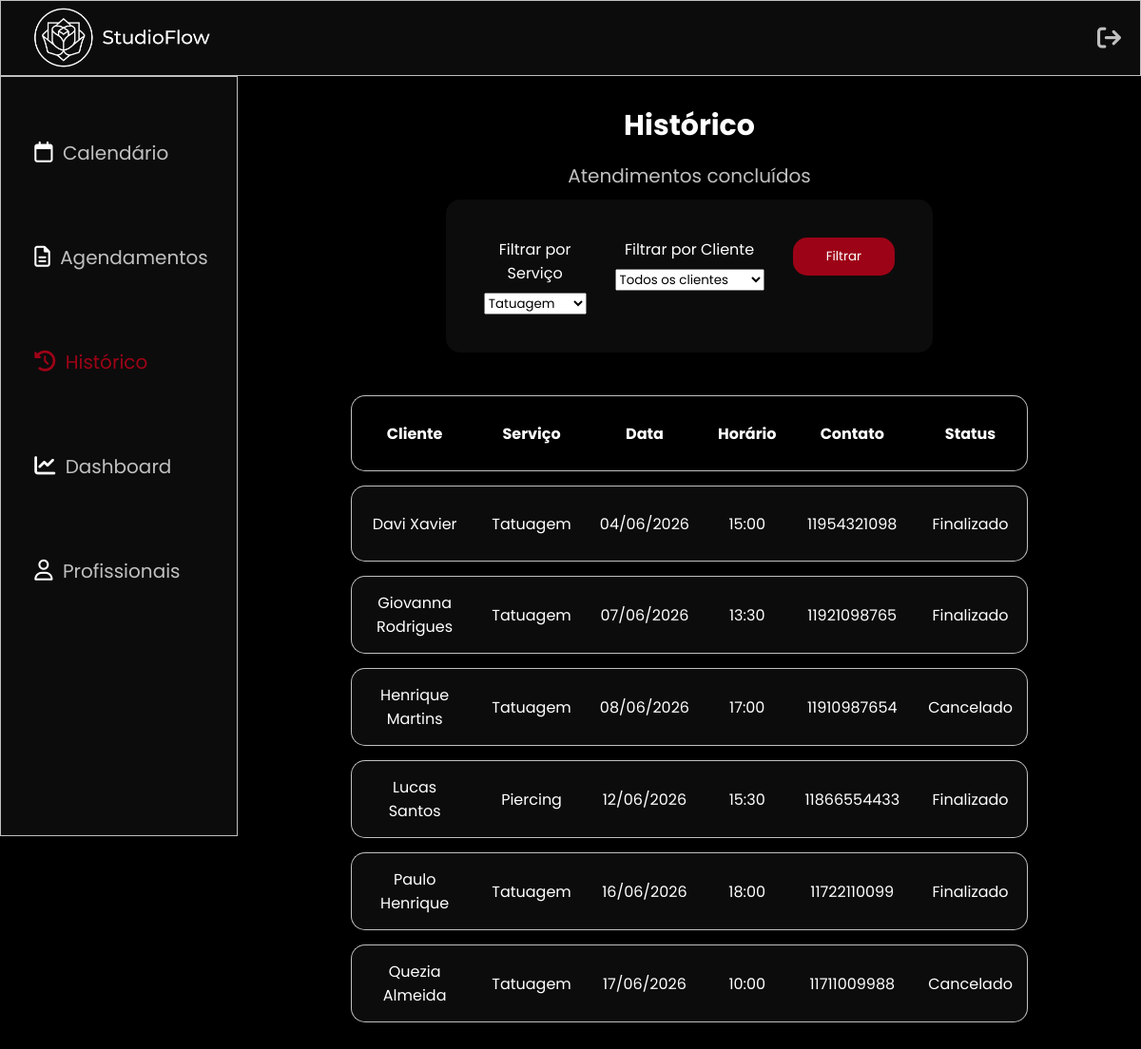
The app's page /frontend/admin/historico.php with its own data.
### tables this page shows
CREATE TABLE agendamento (
    id_agendamento INT AUTO_INCREMENT PRIMARY KEY,
    id_cliente INT NOT NULL,
    id_profissional INT NOT NULL,
    id_servicos INT NOT NULL,
    data_agen DATE NOT NULL,
    horario TIME NOT NULL,
    status_agendamento ENUM('pendente', 'confirmado', 'cancelado', 'finalizado') 
        DEFAULT 'pendente',

    FOREIGN KEY (id_cliente) REFERENCES cliente(id_cliente),
    FOREIGN KEY (id_profissional) REFERENCES profissional(id_profissional),
    FOREIGN KEY (id_servicos) REFERENCES servicos(id_servicos)
);

CREATE TABLE cliente (
    id_cliente INT AUTO_INCREMENT PRIMARY KEY,
    nome VARCHAR(100) NOT NULL,
    contato_cliente VARCHAR(11) NOT NULL,
    data_nasc DATE NOT NULL
);

CREATE TABLE servicos (
    id_servicos INT AUTO_INCREMENT PRIMARY KEY,
    tipo_servico ENUM('tatuagem', 'piercing') NOT NULL,
    estilo ENUM('fineline','realista','old_school','flash_tattoo','anime','lettering','blackout','cobertura'),
    regiao VARCHAR(20) NOT NULL,
    quantidade INT
);

### frontend/admin/historico.php (the view, shortened to what this page needs)
<?php
require_once '../../backend/conexao.php';
$sql = "SELECT
agendamento.id_agendamento, cliente.nome, cliente.contato_cliente, servicos.tipo_servico,
agendamento.data_agen, agendamento.horario, agendamento.status_agendamento
FROM agendamento INNER JOIN cliente ON agendamento.id_cliente = cliente.id_cliente INNER JOIN servicos ON agendamento.id_servicos = servicos.id_servicos
WHERE agendamento.status_agendamento IN ('finalizado','cancelado')";
$params = [];
$stmt = $pdo->prepare($sql);
$stmt->execute($params);
$sqlServicos = "SELECT DISTINCT tipo_servico FROM servicos ORDER BY tipo_servico";
$stmtServicos = $pdo->prepare($sqlServicos);
$stmtServicos->execute();
?>
<!DOCTYPE html>
<html lang="en">
<head>
    <link rel="stylesheet" href="../../assets/css/admin.css">
    <link rel="stylesheet" href="https://cdnjs.cloudflare.com/ajax/libs/font-awesome/6.5.0/css/all.min.css">
</head>
<body>
    <header>
        <nav class="topbar">
            <a href="../index.php"><img src="../../assets/img/logo/logo-white.png" alt="StudioFlow" class="logo"></a>
            <a href="../login.php" class="logout"><i class="fa-solid fa-arrow-right-from-bracket"></i></a>
        </nav>
    </header>
    <aside>
        <nav class="sidebar">
            <div class="nav-links">
                <a href="calendario.php"><i class="fa-regular fa-calendar icon"></i> Calendário</a>
                <a href="agendamentos.php"><i class="fa-regular fa-file-lines icon"></i> Agendamentos</a>
                <a href="historico.php" style="color: var(--red);"><i class="fa-solid fa-clock-rotate-left icon" style="color: var(--red);"></i> Histórico</a>
                <a href="dashboard.php"><i class="fa-solid fa-chart-line icon"></i> Dashboard</a>
                <a href="profissionais.php"><i class="fa-regular fa-user icon"></i> Profissionais</a>
            </div>
        </nav>
    </aside>
    <main>
        <h2>Histórico</h2>
        <p>Atendimentos concluídos</p>
        <form method="GET">
    <div class="box-filter">
        <div class="filter">
            <label>Filtrar por Serviço</label>
            <select name="servico" class=">
            <option value="">Todos os serviços</option>
            <?php while($servico = $stmtServicos->fetch()) { ?>
                <option value="<?php echo $servico['tipo_servico']; ?>"
                    <?php if(isset($_GET['servico']) && $_GET['servico'] == $servico['tipo_servico']) echo 'selected'; ?>>
                    <?php echo ucwords(str_replace('_', ' ', $servico['tipo_servico'])); ?>
                </option>
                <?php } ?>
            </select>
        </div>
        <div class="filter">
            <label>Filtrar por Cliente</label>
            <select name="cliente">
            <option value="">Todos os clientes</option>
            </select>
        </div>
        <div class="filter">
            <button type="submit" class="btn">Filtrar</button>
        </div>
    </div>
</form>
        <table>
            <thead>
                <tr>
                    <th>Cliente</th>
                    <th>Serviço</th>
                    <th>Data</th>
                    <th>Horário</th>
                    <th>Contato</th>
                    <th>Status</th>
                </tr>
            </thead>
            <tbody>
              <?php while($row = $stmt->fetch()) { ?>
              <tr>
                <td><?php echo htmlspecialchars($row['nome']); ?></td>
                <td><?php echo ucfirst(htmlspecialchars($row['tipo_servico'])); ?></td>
                <td><?php echo date('d/m/Y', strtotime($row['data_agen'])); ?></td>
                <td><?php echo date('H:i', strtotime($row['horario'])); ?></td>
                <td><?php echo htmlspecialchars($row['contato_cliente']); ?></td>
                <td><?php echo ucfirst(htmlspecialchars($row['status_agendamento'])); ?></td>
              </tr>
              <?php } ?>
         </tbody>
        </table>
</main>
</body>
</html>

### assets/css/admin.css (style rules this page uses)
body { background-color: var(--bg) ; color: var(--white); }
.topbar { background-color: var(--dark); width: 100%; height: 80px; top: 0; position: fixed; padding: 0 20px ; display: flex; justify-content: space-between; align-items: center; border: 1px solid var(--light); z-index: 9999; }
.topbar a { display: flex; align-items: center; text-decoration: none; }
.logo { height: 80px; width: auto; }
.logout { color: var(--light); font-size: 25px; }
.sidebar { background-color: var(--dark); border: 1px solid var(--light); width: 250px; height: 100vh; position: fixed; top: 80px; left: 0; padding-top: 50px; justify-items: center; }
.nav-links a { display: block; color: var(--light); text-decoration: none; padding: 15px 20px; font-size: 20px; margin-bottom: 50px; }
main { margin-top: 80px; margin-left: 250px; padding: 30px; justify-items: center; text-align: center; }
h2 { color: var(--white); font-size: 30px; margin-bottom: 15px; }
p { color: var(--light); font-size: 20px; margin-bottom: 10px; }
.icon { font-size: 22px; color: var(--white); margin: 0 5px; }
table { width: 80%; border-collapse: separate; border-spacing: 0 15px; margin-bottom: 20px; }
thead th { padding: 15px; height: 80px; color: var(--white); border-top: 1px solid var(--light); border-bottom: 1px solid var(--light); }
thead th:first-child { border-left: 1px solid var(--light); border-radius: 15px 0 0 15px; }
thead th:last-child { border-right: 1px solid var(--light); border-radius: 0 15px 15px 0; }
tbody tr { height: 80px; background-color: var(--dark); }
td { height: 80px; padding: 15px; border-top: 1px solid var(--light); border-bottom: 1px solid var(--light); }
td:first-child { border-left: 1px solid var(--light); border-radius: 15px 0 0 15px; }
td:last-child { border-right: 1px solid var(--light); border-radius: 0 15px 15px 0; }
.box-filter { background-color: var(--dark); border-radius: 15px; padding: 40px; margin-bottom: 30px; display: flex; gap: 30px; }
.filter { display: flex; flex-direction: column; flex: 1; }
.filter label { margin-bottom: 8px; color: var(--white); }
.btn { background-color: var(--red); color: var(--white); border-radius: 15px; border: black; padding: 10px 20px; cursor: pointer; text-decoration: none; }

### assets/css/global.css (style rules this page uses)
* { margin: 0; padding: 0; box-sizing: border-box; font-family: 'Poppins', sans-serif; }
:root { --bg: #000; --dark: #0c0c0c; --red: #9d0317; --gray: #2a2a2a; --light: #c0c0c0; --white: #fff; --cancel: #ff4d4d; --blue: #006eff; --green: #00ff55; --yellow: #ffff00; }

### records on screen
agendamento: id_cliente.nome "Davi Xavier", id_servicos.tipo_servico "Tatuagem", data_agen "04/06/2026", horario "15:00", id_cliente.contato_cliente "11954321098", status_agendamento "Finalizado"
agendamento: id_cliente.nome "Giovanna Rodrigues", id_servicos.tipo_servico "Tatuagem", data_agen "07/06/2026", horario "13:30", id_cliente.contato_cliente "11921098765", status_agendamento "Finalizado"
agendamento: id_cliente.nome "Henrique Martins", id_servicos.tipo_servico "Tatuagem", data_agen "08/06/2026", horario "17:00", id_cliente.contato_cliente "11910987654", status_agendamento "Cancelado"
agendamento: id_cliente.nome "Lucas Santos", id_servicos.tipo_servico "Piercing", data_agen "12/06/2026", horario "15:30", id_cliente.contato_cliente "11866554433", status_agendamento "Finalizado"
agendamento: id_cliente.nome "Paulo Henrique", id_servicos.tipo_servico "Tatuagem", data_agen "16/06/2026", horario "18:00", id_cliente.contato_cliente "11722110099", status_agendamento "Finalizado"
agendamento: id_cliente.nome "Quezia Almeida", id_servicos.tipo_servico "Tatuagem", data_agen "17/06/2026", horario "10:00", id_cliente.contato_cliente "11711009988", status_agendamento "Cancelado"

### other values on screen
form field servico "Tatuagem"
